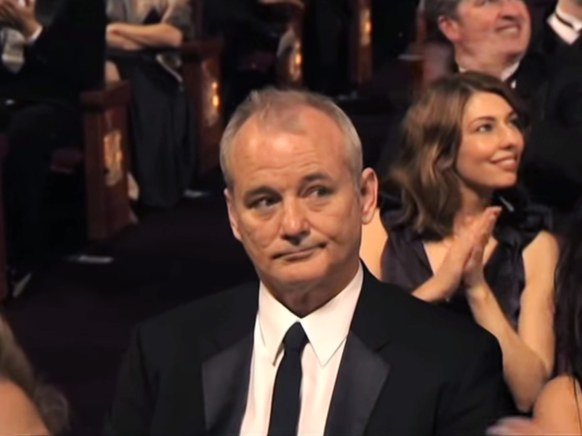
#> input picture Face Crop/ImageToDetect/BillMurray1.jpg, 582 x 436 px; its folder holds only this picture in this run
$ python CropMe.py   (older library calls are emulated)
#> lines starting #> are read from the running program, lines starting #| are printed output that depends on the picture; after the words box and inside, x2 and y2 are one past the last pixel; in counts of white or black regions, pixels touching at a corner belong together
__author__ = 'dhamodharan.k'
import cv2
import glob
import os
from PIL import Image,ImageEnhance,ImageFilter


def imgCrop(image, cropBox, boxScale=1.0):
    xDelta=max(cropBox[2]*(boxScale-1),0)
    yDelta=max(cropBox[3]*(boxScale-1),0)
    PIL_box=[cropBox[0]-xDelta, cropBox[1]-yDelta, cropBox[0]+cropBox[2]+xDelta, cropBox[1]+cropBox[3]+yDelta]
    return image.crop(PIL_box)

current_path =  os.getcwd()
face_cascade = cv2.CascadeClassifier(current_path + '\\\haarcascades\\haarcascade_frontalface_alt.xml')
all_files = glob.glob(current_path + "\\ImageToDetect" + "\\*.jpg")
for names in all_files:
    name_chunk = str(names).split("\\")[-1].split('.')
    file_name,ext = name_chunk[0],".{}".format(name_chunk[1])
    pil_im = Image.open(names)
#> pil_im is the input picture: PIL image 582x436 RGB; mean R, G, B 72.2, 52.1, 46.1
    img = cv2.imread(names)
    gray = cv2.cvtColor(img, cv2.COLOR_BGR2GRAY)
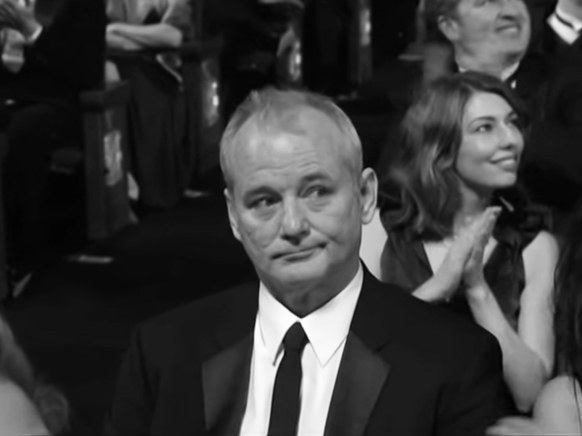
#> gray: shape (436, 582); min 1, max 254, mean 57.4
    faces = face_cascade.detectMultiScale(gray, 1.3, 5)
#> faces = [[457, 93, 88, 88], [212, 132, 158, 158]]
    for (x,y,w,h) in faces:
        img = cv2.rectangle(img,(x,y),(x+w,y+h),(0,0,255),2)
        cropped = img[y:y+h, x:x+w]
        roi_gray = gray[y:y+h, x:x+w]
        roi_color = img[y:y+h, x:x+w]
#> this loop made 2 passes
#> pass 1, `img = cv2.rectangle(img,(x,y),(x+w,y+h),(0,0,255),2)`:
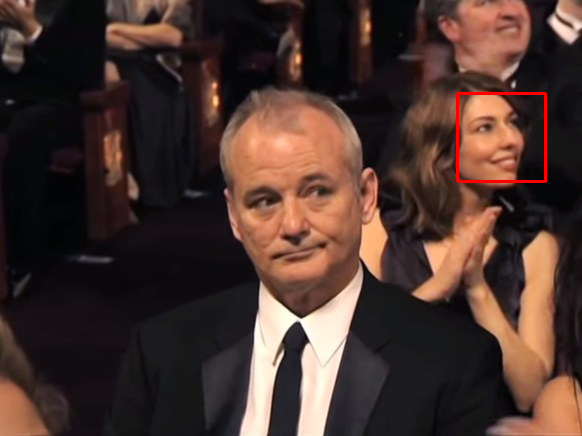
#> img: shape (436, 582, 3); mean B, G, R 46, 51.9, 73
#> pass 1, `cropped = img[y:y+h, x:x+w]`:
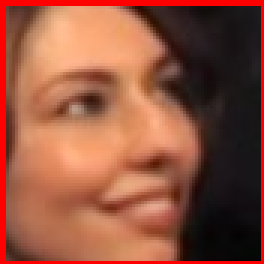
#> cropped: shape (88, 88, 3) (shown 3 times larger); mean B, G, R 62.4, 83.1, 146.4
#> pass 1, `roi_gray = gray[y:y+h, x:x+w]`:
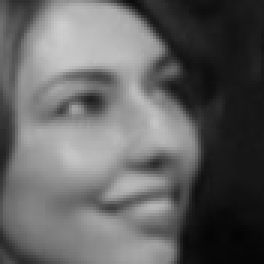
#> roi_gray: shape (88, 88) (shown 3 times larger); min 3, max 205, mean 98.8
#> pass 2, `img = cv2.rectangle(img,(x,y),(x+w,y+h),(0,0,255),2)`:
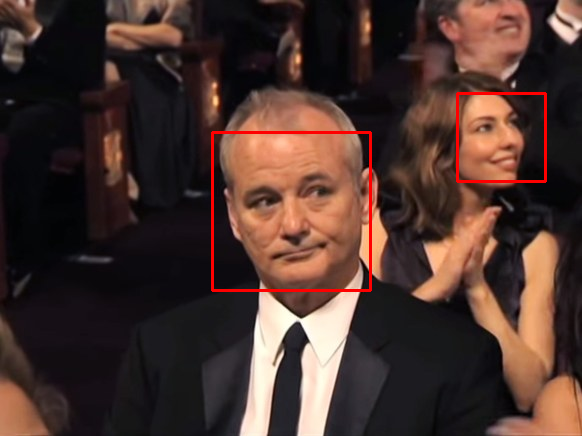
#> img: shape (436, 582, 3); 0.75% of pixels changed, all inside (x1, y1, x2, y2) = (211, 131, 372, 292)

    croppedImage = imgCrop(pil_im, faces[0], boxScale=1.2)
#> in imgCrop, `xDelta=max(cropBox[2]*(boxScale-1),0)`: xDelta = 17.6
#> in imgCrop, `PIL_box=[cropBox[0]-xDelta, cropBox[1]-yDelta, cropBox[0]+cropBox[2]+x..`: PIL_box = [439.4, 75.4, 562.6, 198.6]
#> in imgCrop, `return image.crop(PIL_box)`:
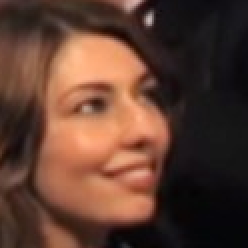
#> returned value: PIL image 124x124 RGB (shown 2 times larger); mean R, G, B 93.4, 61.4, 48.4
    wpercent = (300 / float(croppedImage.size[0]))
#> wpercent = 2.42
    hsize = int((float(croppedImage.size[1]) * float(wpercent)))
#> hsize = 300
    resized = croppedImage.resize((300, hsize), Image.ANTIALIAS)
    enhancer = ImageEnhance.Sharpness(resized)
    enhanced = enhancer.enhance(1.2)
    enhancer = ImageEnhance.Color(enhanced)
    enhanced = enhancer.enhance(1.3)
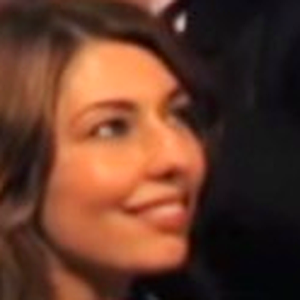
#> enhanced: PIL image 300x300 RGB; mean R, G, B 99.6, 58.4, 41.6
    enhanced.filter(ImageFilter.UnsharpMask())
    enhanced.save(current_path + "\\Detected Images\\"+ file_name + "_croped" + ext)

    height, width, depth = img.shape
#> height = 436; width = 582; depth = 3
    imgScale = 1000 / width
#> imgScale = 1.72
    newX, newY = img.shape[1] * imgScale, img.shape[0] * imgScale
#> newX = 1000; newY = 749.1
    newimg = cv2.resize(img, (int(newX), int(newY)))
    cv2.imwrite(current_path + "\\Detected Images\\" + file_name + ext ,img)
    # cv2.imshow('img',img)
    # cv2.waitKey(0)
    # cv2.destroyAllWindows()
